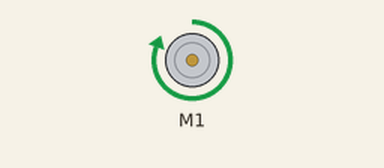
This sketch was run on a simulated Arduino Uno, built with avr-gcc and run on an emulated ATmega328P. Shown: DC motor (green arrow = forward, orange = backward, longer = faster).

Above: at 1.0 s.
At 3.0 s:
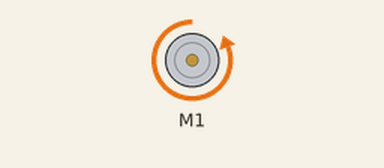
Timing chart, 0 to 5.2 s (numbered marks = the images above):
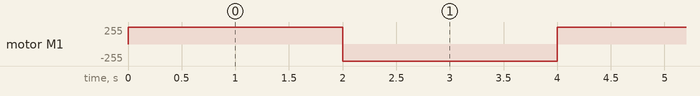

The sketch:

teste_r_pido.ino
```cpp
#include <Adafruit_MotorShield.h>


// Create the motor shield object with the default I2C address
Adafruit_MotorShield AFMS = Adafruit_MotorShield();

Adafruit_DCMotor *motor1 = AFMS.getMotor(1);

Adafruit_DCMotor *motor2 = AFMS.getMotor(2);

void setup() {
AFMS.begin(); // create with the default frequency 1.6KHz


}

void loop() {
    motor1->setSpeed(255);
    motor1->run(FORWARD);
    delay(2000);
    motor1->run(BACKWARD);
    delay(2000);


}
```

Measured:
- by itself, motor M1: alternates forward 255/255 for 2.0 s and backward 255/255 for 2.0 s
